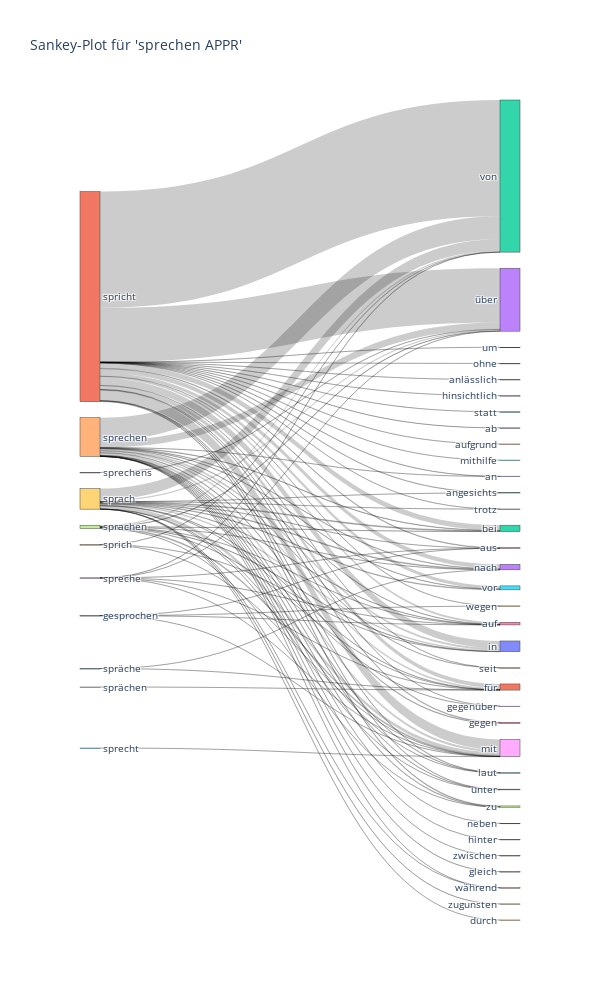

Notebook code cell kept with this figure:
### Markdown cell above
#### N=2 - 1. Lemma = "sprechen" / 2. POS = "APPR" - ein Sankey-Plot

Erstelle für "sprechen APPR" einen Sankey-Plot.

### Code cell
# Suche
data = searchN2(2024, "Lemma", "sprechen", "POS", "APPR")

# Erstelle Sankey-Daten
sankeyData = createSankeyData(data, 2)

# Erstelle Sankey-Plot
fig = go.Figure(sankeyData)
fig.update_layout(title_text="Sankey-Plot für 'sprechen APPR'", font_size=10)
fig.update_layout(width=600, height=1000)
fig.show()

### Figure 1 — Plotly figure (JSON) as saved in the notebook; plotly's stock layout.template omitted (floating-point values rounded to 4 significant figures)
{"data": [{"link": {"source": [1, 1, 4, 4, 1, 7, 1, 4, 7, 9, 7, 4, 4, 1, 9, 9, 9, 1, 1, 1, 7, 1, 4, 9, 4, 1, 4, 9, 7, 1, 18, 1, 20, 4, 9, 18, 18, 1, 1, 4, 4, 1, 9, 4, 9, 25, 1, 18, 1, 4, 9, 4, 9, 20, 28, 29, 1, 29, 1, 9, 1, 4, 4, 33, 1, 9, 35, 1, 18, 4, 9, 1, 20, 9, 1, 9, 4, 18, 20, 25, 4, 9, 7, 1, 7, 1, 1, 9, 1, 29, 7, 7, 4], "target": [2, 3, 2, 5, 6, 8, 8, 3, 2, 10, 3, 11, 10, 12, 13, 3, 2, 14, 13, 10, 10, 15, 8, 8, 12, 11, 16, 6, 6, 17, 2, 19, 19, 13, 12, 11, 3, 21, 22, 6, 15, 23, 22, 24, 24, 11, 16, 8, 26, 27, 15, 17, 5, 8, 11, 2, 30, 10, 31, 31, 32, 14, 30, 3, 34, 14, 8, 36, 6, 34, 37, 5, 6, 23, 38, 39, 40, 21, 21, 13, 41, 11, 12, 42, 17, 43, 44, 21, 45, 8, 11, 13, 46], "value": [223300.0, 104300.0, 43970.0, 243.3, 3681.0, 1842.0, 19950.0, 13220.0, 2461.0, 2803.0, 676.8, 3387.0, 3427.0, 9819.0, 1386.0, 2688.0, 22290.0, 736.7, 8334.0, 13700.0, 627.5, 5839.0, 4487.0, 6309.0, 740.6, 7659.0, 927.6, 544.4, 184.6, 1143.0, 93.06, 399.3, 63.74, 687.2, 1511.0, 108.2, 32.51, 1057.0, 670.5, 643.7, 512.4, 74.26, 77.08, 38.87, 108.0, 65.6, 1117.0, 212.8, 105.0, 103.8, 1233.0, 1172.0, 50.91, 13.14, 76.09, 129.9, 457.5, 12.2, 186.8, 32.76, 55.24, 467.6, 59.72, 13.04, 130.5, 171.2, 51.36, 203.5, 25.4, 78.24, 12.08, 375.7, 24.22, 34.09, 32.81, 48.5, 49.79, 90.2, 19.52, 11.92, 13.58, 224.3, 170.4, 12.78, 130.4, 100.8, 52.09, 42.82, 12.49, 188.0, 275.3, 81.23, 66.06]}, "node": {"label": ["", "spricht", "von", "über", "sprechen", "laut", "auf", "sprachen", "mit", "sprach", "in", "für", "bei", "nach", "unter", "vor", "gegen", "zu", "spreche", "wegen", "gesprochen", "aus", "angesichts", "gegenüber", "während", "spräche", "um", "neben", "sprächen", "sprich", "an", "trotz", "ohne", "sprechens", "seit", "sprecht", "anlässlich", "zugunsten", "hinsichtlich", "durch", "hinter", "zwischen", "statt", "ab", "aufgrund", "mithilfe", "gleich"]}, "type": "sankey"}], "layout": {"font": {"size": 10}, "height": 1000, "title": {"text": "Sankey-Plot für 'sprechen APPR'"}, "width": 600}}
